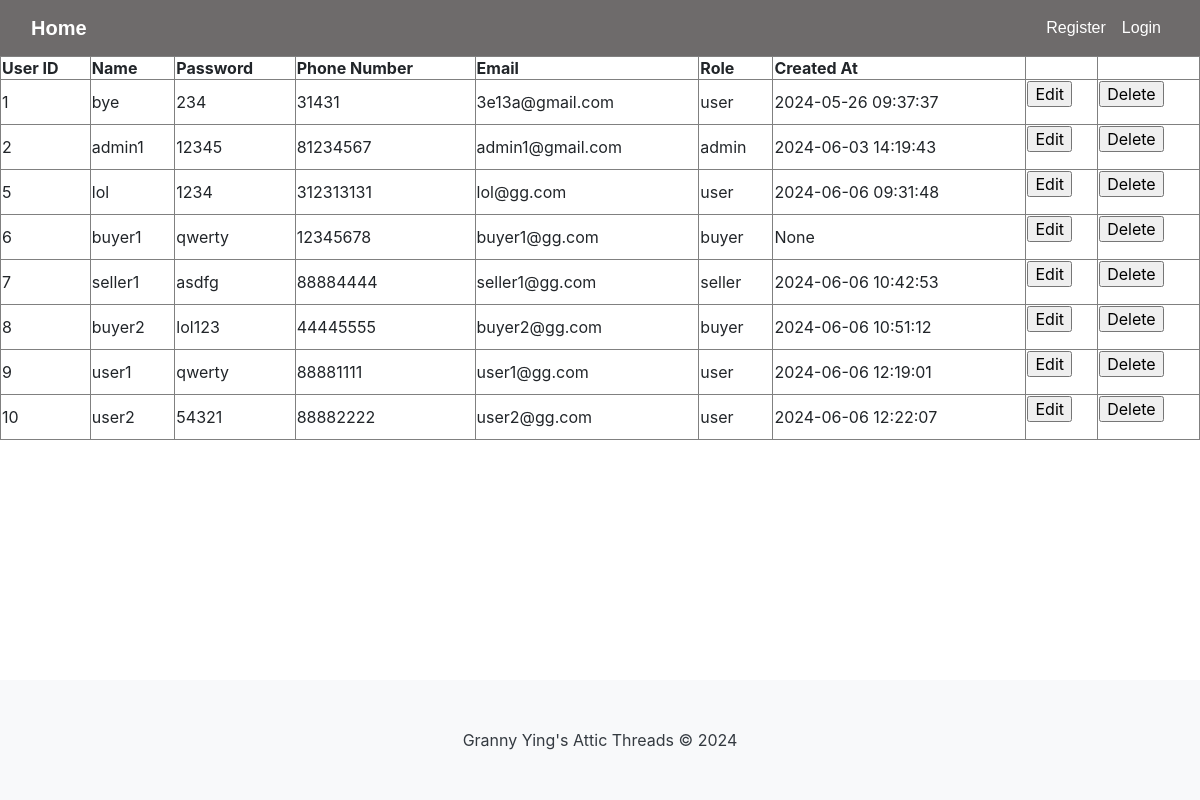
Page /list on the committed database.
### tables this page shows
CREATE TABLE "Users" (
	"user_id"	INTEGER NOT NULL,
	"name"	VARCHAR(45) NOT NULL,
	"password"	VARCHAR(45) NOT NULL,
	"phoneNum"	VARCHAR(45) NOT NULL,
	"email"	VARCHAR(45) NOT NULL,
	"role"	VARCHAR(10) NOT NULL,
	"created_at"	DATETIME,
	PRIMARY KEY("user_id" AUTOINCREMENT)
);

### app.py (the view)
@app.route('/list')
def list():
    con = sqlite3.connect("database.db")
    con.row_factory = sqlite3.Row
    cur = con.cursor()
    cur.execute("SELECT user_id, * FROM Users")
    rows = cur.fetchall()
    con.close()
    return render_template("list.html", rows=rows)

### templates/list.html (shortened to what this page needs)
<html lang="en">
    {% include "header.html" %}
    <head>
        {% block content %} -->
        {% include "navbar.html" %}
    </head>
    <body>
        <table border="1px">
            <thead>
                <td><strong>User ID</strong></td>
                <td><strong>Name</strong></td>
                <td><strong>Password</strong></td>
                <td><strong>Phone Number</strong></td>
                <td><strong>Email</strong></td>
                <td><strong>Role</strong></td>
                <td><strong>Created At</strong></td>
                <td></td>
                <td></td>
            </thead>
            {% for row in rows %}
            <tr>
                <td>{{ row["user_id"] }}</td>
                <td>{{ row["name"] }}</td>
                <td>{{ row["password"] }}</td>
                <td>{{ row["phoneNum"] }}</td>
                <td>{{ row["email"] }}</td>
                <td>{{ row["role"] }}</td>
                <td>{{ row["created_at"] }}</td>
                <td>
                    <form action="{{ url_for('edit') }}" method="POST">
                        <input type="submit" value="Edit">
                    </form>
                </td>
                <td>
                    <form onsubmit="return confirm('Are you sure you want to DELETE this User from the Database?');" action="{{ url_for('delete') }}" method="POST">
                        <input type="submit" value="Delete">
                    </form>
                </td>
            </tr>
            {% endfor %}
        </table>
    </body>
    {% include "footer.html" %}
</html>
{% endblock %}

### static/site.css (style rules this page uses)
html, body { height: 100%; margin: 0; padding: 0; }
body { display: flex; flex-direction: column; }

### rows in the picture
Users: user_id "1", name "bye", password "234", phoneNum "31431", email "3e13a@gmail.com", role "user", created_at "2024-05-26 09:37:37"
Users: user_id "2", name "admin1", password "12345", phoneNum "81234567", email "admin1@gmail.com", role "admin", created_at "2024-06-03 14:19:43"
Users: user_id "5", name "lol", password "1234", phoneNum "312313131", email "lol@gg.com", role "user", created_at "2024-06-06 09:31:48"
Users: user_id "6", name "buyer1", password "qwerty", phoneNum "12345678", email "buyer1@gg.com", role "buyer", created_at "None"
Users: user_id "7", name "seller1", password "asdfg", phoneNum "88884444", email "seller1@gg.com", role "seller", created_at "2024-06-06 10:42:53"
Users: user_id "8", name "buyer2", password "lol123", phoneNum "44445555", email "buyer2@gg.com", role "buyer", created_at "2024-06-06 10:51:12"
Users: user_id "9", name "user1", password "qwerty", phoneNum "88881111", email "user1@gg.com", role "user", created_at "2024-06-06 12:19:01"
Users: user_id "10", name "user2", password "54321", phoneNum "88882222", email "user2@gg.com", role "user", created_at "2024-06-06 12:22:07"
